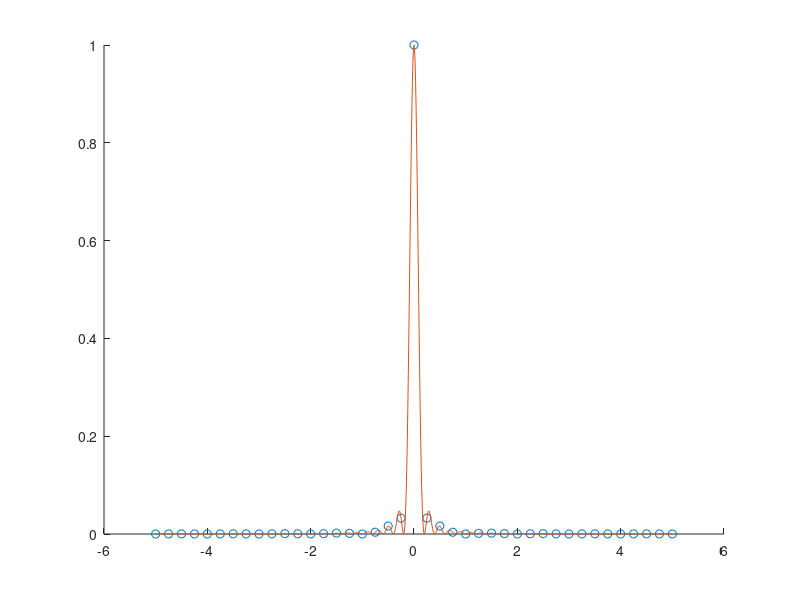
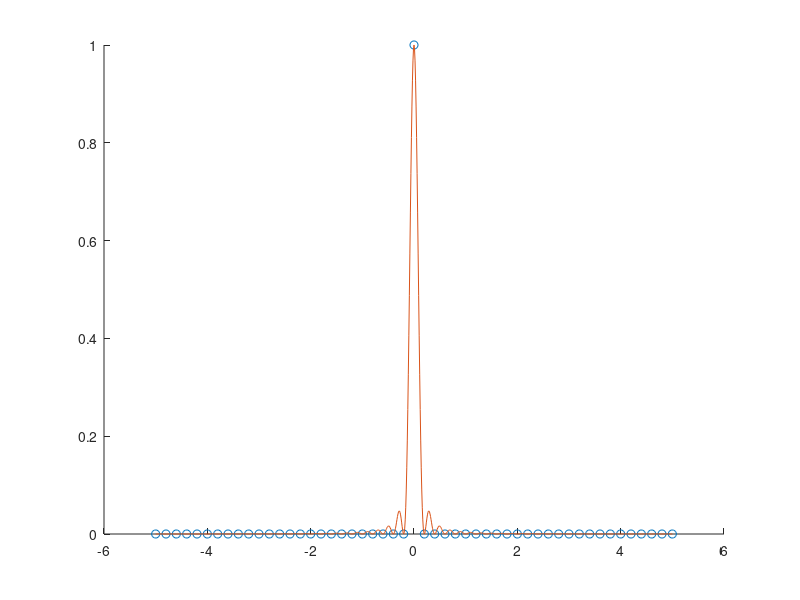
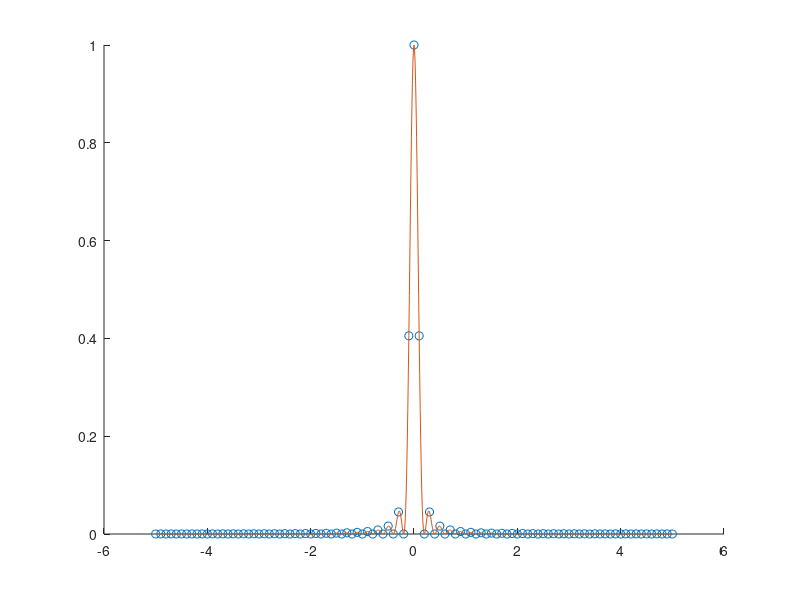
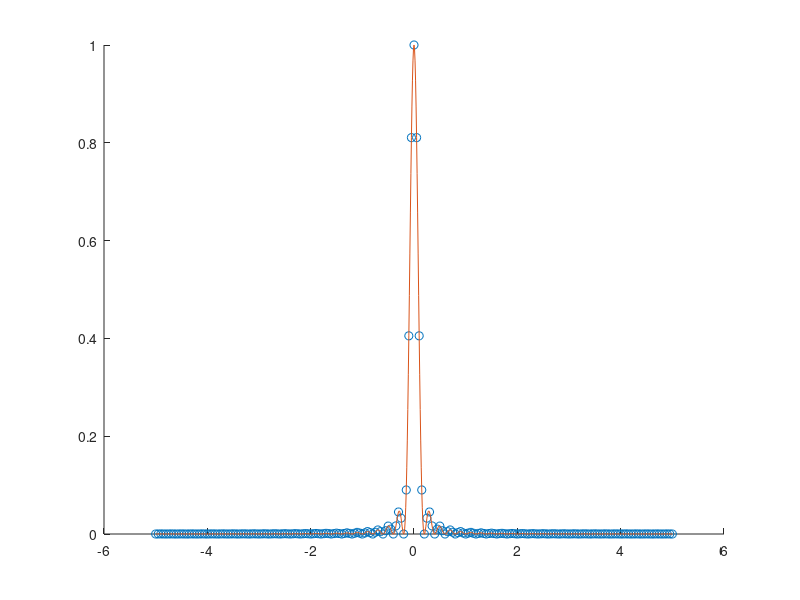

Write MATLAB code to recreate these figures, in order.
clc;clear all;close all;
t = -5:0.01:5;
y = sinc(5*t).^2;
for fs=[4,5,10,20]
    figure;hold on
    ts = -5:(1/fs):5;
    ys = sinc(5*ts).^2;
    plot(ts,ys,'o')
    plot(t,y)
end





